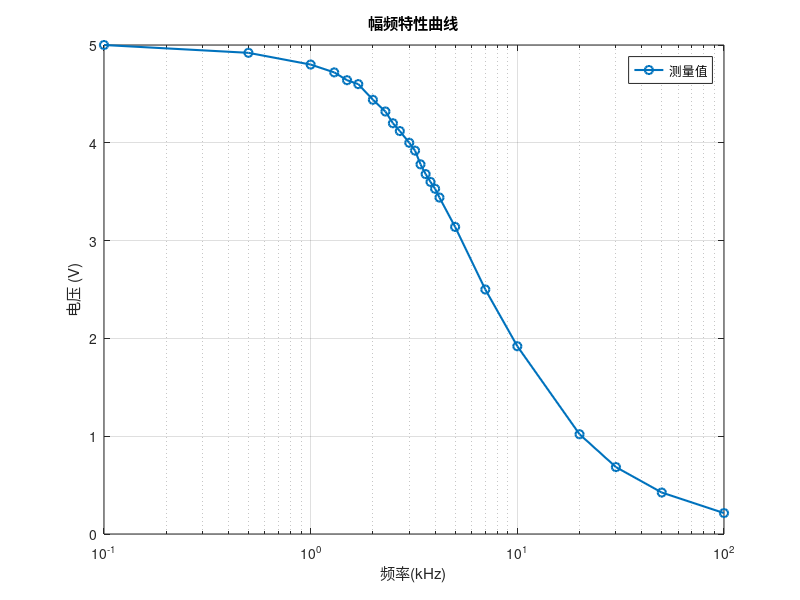

Reproduce this figure in MATLAB.
% 数据
frequency_khz = [0.1, 0.5, 1, 1.3, 1.5, 1.7, 2, 2.3, 2.5, 2.7, 3, 3.2, 3.4, ...
                 3.6, 3.8, 4, 4.2, 5, 7, 10, 20, 30, 50, 100]; % 频率 (kHz)
voltage = [5, 4.92, 4.8, 4.72, 4.64, 4.6, 4.44, 4.32, 4.2, 4.12, 4, 3.92, ...
           3.78, 3.68, 3.6, 3.53, 3.44, 3.14, 2.5, 1.92, 1.02, 0.684, 0.424, 0.214]; % 电压 (V)

% 绘制幅频特性曲线
figure;
semilogx(frequency_khz, voltage, 'o-', 'LineWidth', 1.5);
grid on;
xlabel('频率(kHz)');
ylabel('电压 (V)');
title('幅频特性曲线');
legend('测量值');

% 转换单位为 Hz 和幅频特性
f_hz = frequency_khz * 1e3; % 转换为 Hz
V_max = max(voltage); % 最大电压，归一化
H = voltage / V_max; % 传输系数归一化

% 指定频率
query_frequencies = [100, 500, 1000, 2000, 4000, 8000, 10000]; % 查询频率 (Hz)

% 插值计算传输系数
H_query = interp1(f_hz, H, query_frequencies, 'pchip'); % 插值计算

% 打印结果
fprintf('指定频率下的传输系数：\n');
fprintf('频率 (Hz)\t传输系数\n');
for i = 1:length(query_frequencies)
    fprintf('%d\t\t%.4f\n', query_frequencies(i), H_query(i));
end